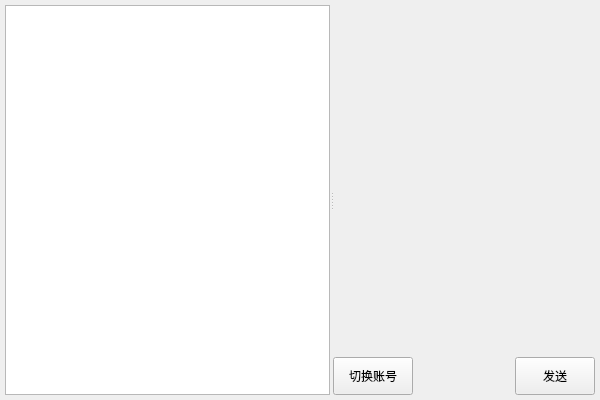
<?xml version="1.0" encoding="UTF-8"?>
<ui version="4.0">
 <class>ChatSocket</class>
 <widget class="QWidget" name="ChatSocket">
  <property name="geometry">
   <rect>
    <x>0</x>
    <y>0</y>
    <width>600</width>
    <height>400</height>
   </rect>
  </property>
  <property name="windowTitle">
   <string>服务器</string>
  </property>
  <layout class="QHBoxLayout" name="horizontalLayout_3">
   <property name="spacing">
    <number>0</number>
   </property>
   <property name="leftMargin">
    <number>5</number>
   </property>
   <property name="topMargin">
    <number>5</number>
   </property>
   <property name="rightMargin">
    <number>5</number>
   </property>
   <property name="bottomMargin">
    <number>5</number>
   </property>
   <item>
    <widget class="QSplitter" name="splitter">
     <property name="sizePolicy">
      <sizepolicy hsizetype="Preferred" vsizetype="Preferred">
       <horstretch>0</horstretch>
       <verstretch>0</verstretch>
      </sizepolicy>
     </property>
     <property name="orientation">
      <enum>Qt::Horizontal</enum>
     </property>
     <property name="opaqueResize">
      <bool>true</bool>
     </property>
     <property name="handleWidth">
      <number>3</number>
     </property>
     <property name="childrenCollapsible">
      <bool>false</bool>
     </property>
     <widget class="QWidget" name="horizontalLayoutWidget">
      <layout class="QVBoxLayout" name="verticalLayout">
       <property name="topMargin">
        <number>0</number>
       </property>
       <item>
        <widget class="QListWidget" name="listWidget">
         <property name="enabled">
          <bool>true</bool>
         </property>
         <property name="sizePolicy">
          <sizepolicy hsizetype="Expanding" vsizetype="Expanding">
           <horstretch>0</horstretch>
           <verstretch>0</verstretch>
          </sizepolicy>
         </property>
         <property name="font">
          <font>
           <pointsize>14</pointsize>
          </font>
         </property>
         <property name="movement">
          <enum>QListView::Static</enum>
         </property>
         <property name="gridSize">
          <size>
           <width>0</width>
           <height>30</height>
          </size>
         </property>
         <property name="currentRow">
          <number>-1</number>
         </property>
        </widget>
       </item>
      </layout>
     </widget>
     <widget class="QWidget" name="verticalLayoutWidget">
      <layout class="QVBoxLayout" name="verticalLayout_2" stretch="9,1">
       <property name="sizeConstraint">
        <enum>QLayout::SetDefaultConstraint</enum>
       </property>
       <property name="topMargin">
        <number>0</number>
       </property>
       <item>
        <widget class="QStackedWidget" name="stackedWidget">
         <property name="currentIndex">
          <number>1</number>
         </property>
         <widget class="QWidget" name="p0"/>
         <widget class="QWidget" name="p1"/>
        </widget>
       </item>
       <item>
        <layout class="QHBoxLayout" name="horizontalLayout_2">
         <item>
          <widget class="QPushButton" name="btnChangeId">
           <property name="sizePolicy">
            <sizepolicy hsizetype="Minimum" vsizetype="Minimum">
             <horstretch>0</horstretch>
             <verstretch>0</verstretch>
            </sizepolicy>
           </property>
           <property name="text">
            <string>切换账号</string>
           </property>
          </widget>
         </item>
         <item>
          <spacer name="horizontalSpacer">
           <property name="orientation">
            <enum>Qt::Horizontal</enum>
           </property>
           <property name="sizeHint" stdset="0">
            <size>
             <width>40</width>
             <height>20</height>
            </size>
           </property>
          </spacer>
         </item>
         <item>
          <widget class="QPushButton" name="btnSend">
           <property name="sizePolicy">
            <sizepolicy hsizetype="Minimum" vsizetype="Minimum">
             <horstretch>0</horstretch>
             <verstretch>0</verstretch>
            </sizepolicy>
           </property>
           <property name="text">
            <string>发送</string>
           </property>
          </widget>
         </item>
        </layout>
       </item>
      </layout>
     </widget>
    </widget>
   </item>
  </layout>
 </widget>
 <resources/>
 <connections/>
</ui>
